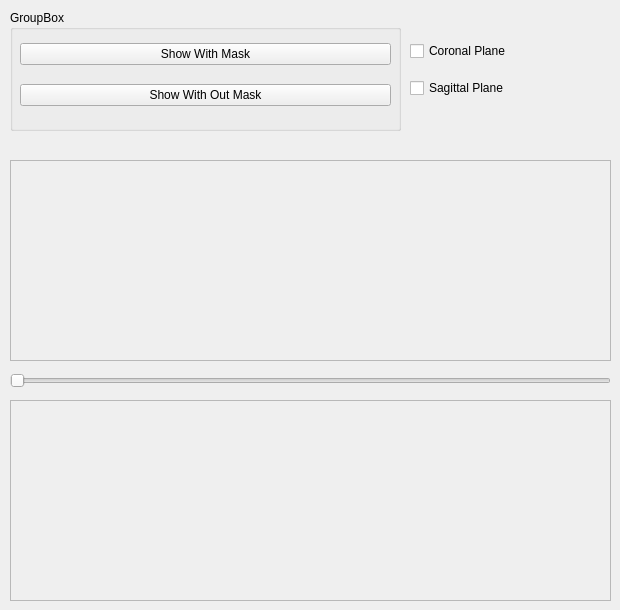
  <widget class="QWidget" name="centralwidget">
   <widget class="QGroupBox" name="groupBox">
    <property name="geometry">
     <rect>
      <x>10</x>
      <y>10</y>
      <width>391</width>
      <height>121</height>
     </rect>
    </property>
    <property name="title">
     <string>GroupBox</string>
    </property>
    <widget class="QWidget" name="verticalLayoutWidget">
     <property name="geometry">
      <rect>
       <x>10</x>
       <y>20</y>
       <width>371</width>
       <height>91</height>
      </rect>
     </property>
     <layout class="QVBoxLayout" name="verticalLayout">
      <item>
       <widget class="QPushButton" name="WithMask">
        <property name="text">
         <string>Show With Mask</string>
        </property>
       </widget>
      </item>
      <item>
       <widget class="QPushButton" name="WithOutMask">
        <property name="text">
         <string>Show With Out Mask</string>
        </property>
       </widget>
      </item>
     </layout>
    </widget>
   </widget>
   <widget class="QLabel" name="label">
    <property name="geometry">
     <rect>
      <x>10</x>
      <y>160</y>
      <width>601</width>
      <height>201</height>
     </rect>
    </property>
    <property name="mouseTracking">
     <bool>true</bool>
    </property>
    <property name="tabletTracking">
     <bool>true</bool>
    </property>
    <property name="focusPolicy">
     <enum>Qt::ClickFocus</enum>
    </property>
    <property name="frameShape">
     <enum>QFrame::StyledPanel</enum>
    </property>
    <property name="frameShadow">
     <enum>QFrame::Plain</enum>
    </property>
    <property name="text">
     <string/>
    </property>
   </widget>
   <widget class="QSlider" name="horizontalSlider">
    <property name="geometry">
     <rect>
      <x>10</x>
      <y>370</y>
      <width>601</width>
      <height>22</height>
     </rect>
    </property>
    <property name="orientation">
     <enum>Qt::Horizontal</enum>
    </property>
   </widget>
   <widget class="QWidget" name="verticalLayoutWidget_2">
    <property name="geometry">
     <rect>
      <x>410</x>
      <y>30</y>
      <width>160</width>
      <height>80</height>
     </rect>
    </property>
    <layout class="QVBoxLayout" name="verticalLayout_2">
     <item>
      <widget class="QCheckBox" name="checkBox">
       <property name="text">
        <string>Coronal Plane</string>
       </property>
      </widget>
     </item>
     <item>
      <widget class="QCheckBox" name="checkBox_2">
       <property name="text">
        <string>Sagittal Plane</string>
       </property>
      </widget>
     </item>
    </layout>
   </widget>
   <widget class="QLabel" name="label_2">
    <property name="geometry">
     <rect>
      <x>10</x>
      <y>400</y>
      <width>601</width>
      <height>201</height>
     </rect>
    </property>
    <property name="mouseTracking">
     <bool>true</bool>
    </property>
    <property name="tabletTracking">
     <bool>true</bool>
    </property>
    <property name="focusPolicy">
     <enum>Qt::ClickFocus</enum>
    </property>
    <property name="frameShape">
     <enum>QFrame::StyledPanel</enum>
    </property>
    <property name="frameShadow">
     <enum>QFrame::Plain</enum>
    </property>
    <property name="text">
     <string/>
    </property>
   </widget>
  </widget>
